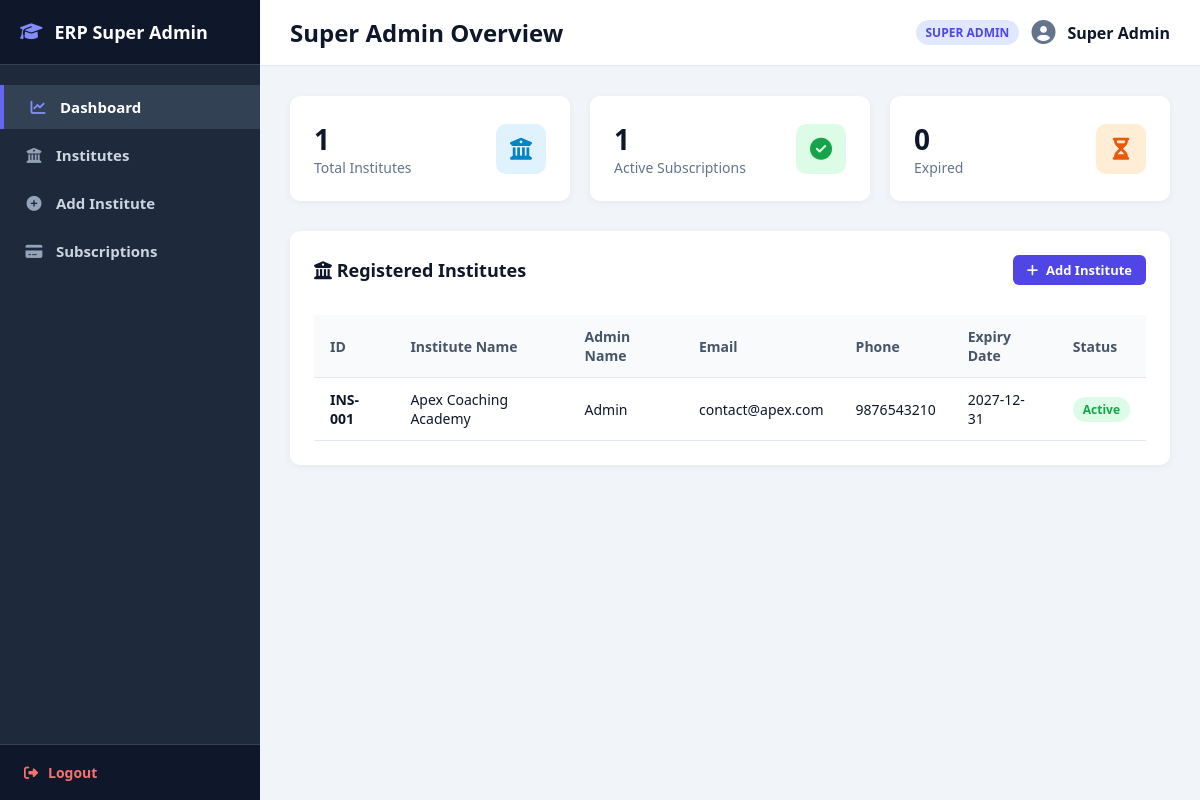
The page /superadmin/dashboard.php (signed in) on the database its author committed.
### tables this page shows
CREATE TABLE `users` (
  `id` INT AUTO_INCREMENT PRIMARY KEY,
  `name` VARCHAR(100) NOT NULL,
  `email` VARCHAR(255) NOT NULL UNIQUE,
  `password` VARCHAR(255) NOT NULL,
  `role` ENUM('superadmin','admin','teacher','student') NOT NULL,
  `institute_id` INT DEFAULT 1,
  `status` ENUM('active','inactive') DEFAULT 'active',
  `created_at` TIMESTAMP DEFAULT CURRENT_TIMESTAMP,
  FOREIGN KEY (`institute_id`) REFERENCES `institute`(`id`) ON DELETE CASCADE
);

CREATE TABLE `institute` (
  `id` INT AUTO_INCREMENT PRIMARY KEY,
  `name` VARCHAR(150) NOT NULL,
  `email` VARCHAR(255) NOT NULL,
  `phone_no` VARCHAR(15) NOT NULL,
  `address` TEXT NOT NULL,
  `subscription` ENUM('active','expired') DEFAULT 'active',
  `expiry` DATE NULL,
  `created_at` TIMESTAMP DEFAULT CURRENT_TIMESTAMP
);

### superadmin/dashboard.php (the view, shortened to what this page needs)
<?php
require_once __DIR__ . "/../config/db.php";
$base = defined('APP_PATH') ? APP_PATH : ((isset($_SERVER['SCRIPT_NAME']) && strpos($_SERVER['SCRIPT_NAME'], '/ERP-SYSTEM-FOR-COACHING') === 0) ? '/ERP-SYSTEM-FOR-COACHING' : '');
$total_institutes = 0;
$active_institutes = 0;
$expired_institutes = 0;
$stats_q = mysqli_query($conn, "
    SELECT
        COUNT(*) as total,
        SUM(subscription = 'active') as active_count,
        SUM(subscription = 'expired') as expired_count
    FROM institute
");
if ($stats_q && $row = mysqli_fetch_assoc($stats_q)) {
    $total_institutes = (int) ($row['total'] ?? 0);
    $active_institutes = (int) ($row['active_count'] ?? 0);
    $expired_institutes = (int) ($row['expired_count'] ?? 0);
}
$institutes_list = mysqli_query($conn, "
    SELECT i.*, u.name as admin_name, u.email as admin_email
    FROM institute i
    LEFT JOIN users u ON u.institute_id = i.id AND u.role = 'admin'
    ORDER BY i.id DESC LIMIT 10
");
?>
<!DOCTYPE html>
<html lang="en">
<head>
    <link rel="stylesheet" href="https://cdnjs.cloudflare.com/ajax/libs/font-awesome/6.7.2/css/all.min.css">
    <link rel="stylesheet" href="<?= $base ?>/assets/css/style.css">
</head>
<body>
<div class="app-container">
    <div class="sidebar">
        <div class="sidebar-header">
            <i class="fa-solid fa-graduation-cap"></i>
            <span>ERP Super Admin</span>
        </div>
        <ul class="sidebar-menu">
            <li class="active">
                <a href="<?= $base ?>/superadmin/dashboard.php"><i class="fa-solid fa-chart-line"></i> <span>Dashboard</span></a>
            </li>
            <li>
                <a href="<?= $base ?>/superadmin/institutes.php"><i class="fa-solid fa-building-columns"></i> <span>Institutes</span></a>
            </li>
            <li>
                <a href="<?= $base ?>/superadmin/add_institute.php"><i class="fa-solid fa-plus-circle"></i> <span>Add Institute</span></a>
            </li>
            <li>
                <a href="<?= $base ?>/superadmin/subscriptions.php"><i class="fa-solid fa-credit-card"></i> <span>Subscriptions</span></a>
            </li>
        </ul>
        <div class="sidebar-footer">
            <a href="<?= $base ?>/logout.php"><i class="fa-solid fa-right-from-bracket"></i><span>Logout</span></a>
        </div>
    </div>
    <div class="main-content">
        <div class="top-navbar">
            <h2>Super Admin Overview</h2>
            <div class="user-profile">
                <span class="role-badge">SUPER ADMIN</span>
                <i class="fa-solid fa-user-circle fa-xl" style="color: #64748b;"></i>
                <strong><?= htmlspecialchars($_SESSION['name'] ?? 'Super Admin') ?></strong>
            </div>
        </div>
        <div class="page-body">
            <div class="stats-grid">
                <div class="stat-card">
                    <div class="info">
                        <h3><?= $total_institutes ?></h3>
                        <p>Total Institutes</p>
                    </div>
                    <div class="icon bg-blue">
                        <i class="fa-solid fa-building-columns"></i>
                    </div>
                </div>
                <div class="stat-card">
                    <div class="info">
                        <h3><?= $active_institutes ?></h3>
                        <p>Active Subscriptions</p>
                    </div>
                    <div class="icon bg-green">
                        <i class="fa-solid fa-circle-check"></i>
                    </div>
                </div>
                <div class="stat-card">
                    <div class="info">
                        <h3><?= $expired_institutes ?></h3>
                        <p>Expired</p>
                    </div>
                    <div class="icon bg-orange">
                        <i class="fa-solid fa-hourglass-half"></i>
                    </div>
                </div>
            </div>
            <div class="card">
                <div class="card-title">
                    <span><i class="fa-solid fa-building-columns"></i> Registered Institutes</span>
                    <a href="<?= $base ?>/superadmin/add_institute.php" class="btn-primary" style="padding: 6px 14px; text-decoration: none; font-size: 13px; width: auto;">
                        <i class="fa-solid fa-plus"></i> Add Institute
                    </a>
                </div>
                <div class="table-responsive">
                    <table class="data-table">
                        <thead>
                            <tr>
                                <th>ID</th>
                                <th>Institute Name</th>
                                <th>Admin Name</th>
                                <th>Email</th>
                                <th>Phone</th>
                                <th>Expiry Date</th>
                                <th>Status</th>
                            </tr>
                        </thead>
                        <tbody>
                            <?php if ($institutes_list && mysqli_num_rows($institutes_list) > 0): ?>
                                <?php while ($inst = mysqli_fetch_assoc($institutes_list)): ?>
                                    <tr>
                                        <td><strong>INS-<?= str_pad($inst['id'], 3, '0', STR_PAD_LEFT) ?></strong></td>
                                        <td><?= htmlspecialchars($inst['name']) ?></td>
                                        <td><?= htmlspecialchars($inst['admin_name'] ?? 'Not Assigned') ?></td>
                                        <td><?= htmlspecialchars($inst['email']) ?></td>
                                        <td><?= htmlspecialchars($inst['phone_no']) ?></td>
                                        <td><?= htmlspecialchars($inst['expiry'] ?? 'Lifetime') ?></td>
                                        <td>
                                            <span class="status-pill <?= ($inst['subscription'] === 'active') ? 'pill-active' : 'pill-expired' ?>">
                                                <?= ucfirst(htmlspecialchars($inst['subscription'] ?? 'active')) ?>
                                            </span>
                                        </td>
                                    </tr>
                                <?php endwhile; ?>
                            <?php else: ?>
                                <tr>
                                    <td colspan="7" style="text-align:center; padding: 20px; color:#94a3b8;">No institutes registered yet.</td>
                                </tr>
                            <?php endif; ?>
                        </tbody>
                    </table>
                </div>
            </div>
        </div>
    </div>
</div>
</body>
</html>

### assets/css/style.css (style rules this page uses)
:root { --primary: #4f46e5; --primary-hover: #4338ca; --sidebar-bg: #0f172a; --sidebar-header: #020617; --border: #e2e8f0; --text-dark: #0f172a; --text-light: #f8fafc; }
* { margin: 0; padding: 0; box-sizing: border-box; font-family: 'Segoe UI', Tahoma, Geneva, Verdana, sans-serif; }
body { background-color: #f1f5f9; color: var(--text-dark); }
.btn-primary { padding: 10px 20px; background-color: #4f46e5; color: #ffffff; border: none; border-radius: 6px; font-size: 14px; font-weight: 600; cursor: pointer; transition: background-color 0.2s ease; display: inline-flex; align-items: center; justify-content: center; gap: 8px; }
.app-container { display: flex; min-height: 100vh; }
.sidebar { width: 260px; background-color: #1e293b; display: flex; flex-direction: column; min-height: 100vh; }
.sidebar-header { padding: 20px; background-color: #0f172a; font-size: 18px; font-weight: 700; display: flex; align-items: center; gap: 12px; color: #ffffff; border-bottom: 1px solid #334155; }
.sidebar-header i { color: #818cf8; }
.sidebar-menu { list-style: none; padding: 16px 0; flex: 1; margin: 0; }
.sidebar-menu li { list-style: none; margin: 4px 0; }
.sidebar-menu li a { display: flex; align-items: center; gap: 12px; padding: 12px 24px; color: #cbd5e1; text-decoration: none; font-size: 15px; font-weight: 600; transition: background 0.2s, color 0.2s; }
.sidebar-menu li a i { color: #94a3b8; width: 20px; text-align: center; }
.sidebar-menu li.active a { color: #ffffff; background-color: #334155; border-left: 4px solid #6366f1; }
.sidebar-menu li.active a i { color: #818cf8; }
.sidebar-footer { padding: 18px 24px; border-top: 1px solid #334155; background-color: #0f172a; }
.sidebar-footer a { color: #f87171; text-decoration: none; font-weight: 600; display: flex; align-items: center; gap: 10px; font-size: 14px; }
.top-navbar { background: #ffffff; padding: 16px 30px; border-bottom: 1px solid var(--border); display: flex; justify-content: space-between; align-items: center; }
.user-profile { display: flex; align-items: center; gap: 12px; }
.role-badge { background: #e0e7ff; color: var(--primary); padding: 4px 10px; border-radius: 20px; font-size: 12px; font-weight: bold; text-transform: uppercase; }
.main-content { flex: 1; display: flex; flex-direction: column; }
.page-body { padding: 30px; flex: 1; }
.stats-grid { display: grid; grid-template-columns: repeat(auto-fit, minmax(220px, 1fr)); gap: 20px; margin-bottom: 30px; }
.stat-card { background: #ffffff; padding: 24px; border-radius: 10px; box-shadow: 0 2px 8px rgba(0,0,0,0.05); display: flex; align-items: center; justify-content: space-between; }
.stat-card .info h3 { font-size: 28px; color: #0f172a; }
.stat-card .info p { color: #64748b; font-size: 14px; }
.stat-card .icon { width: 50px; height: 50px; border-radius: 10px; display: flex; align-items: center; justify-content: center; font-size: 22px; }
.bg-blue { background: #e0f2fe; color: #0284c7; }
.bg-green { background: #dcfce7; color: #16a34a; }
.bg-orange { background: #ffedd5; color: #ea580c; }
.card { background: #ffffff; border-radius: 10px; box-shadow: 0 2px 8px rgba(0,0,0,0.05); padding: 24px; margin-bottom: 24px; }
.card-title { font-size: 18px; font-weight: bold; margin-bottom: 20px; color: #0f172a; display: flex; justify-content: space-between; align-items: center; }
.data-table { width: 100%; border-collapse: collapse; margin-top: 10px; }
.data-table th, .data-table td { padding: 12px 16px; text-align: left; border-bottom: 1px solid var(--border); font-size: 14px; }
.data-table th { background: #f8fafc; color: #475569; font-weight: 600; }
.table-responsive { width: 100%; overflow-x: auto; -webkit-overflow-scrolling: touch; }

### superadmin/dashboard.php (style rules this page uses)
.status-pill { display: inline-block; padding: 4px 10px; border-radius: 9999px; font-size: 12px; font-weight: 600; }
.pill-active { background: #dcfce7; color: #16a34a; }

### rows shown on the page
users: institute "001", institute.name "Apex Coaching Academy", name "Admin", institute.email "contact@apex.com", institute.phone_no "9876543210", institute.expiry "2027-12-31", institute.subscription "Active"

### other values the page prints
$_SESSION['name'] "Super Admin"
$total_institutes "1"
$active_institutes "1"
$expired_institutes "0"
